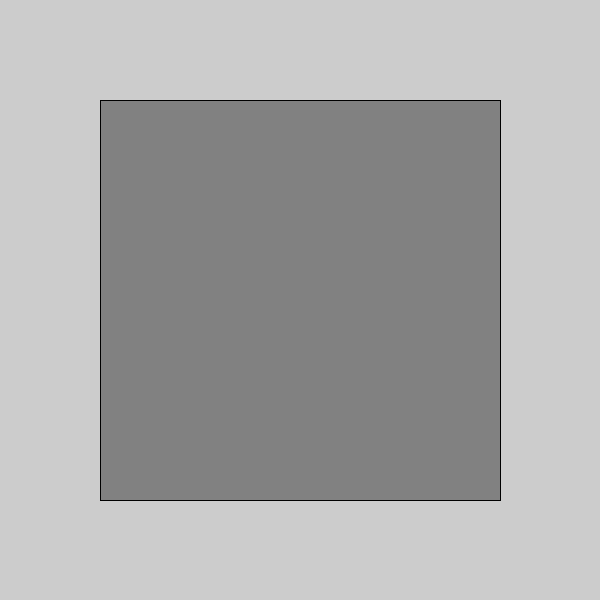
Frame 1 (no input)
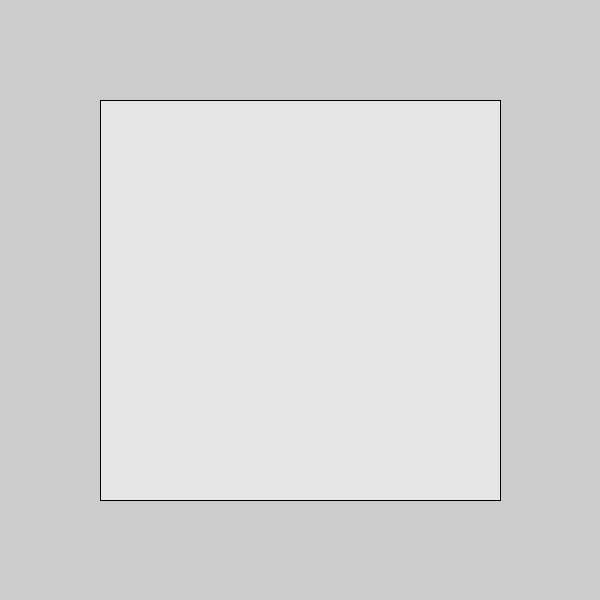
Frame 60 (the mouse pressed at the canvas centre just before this capture)
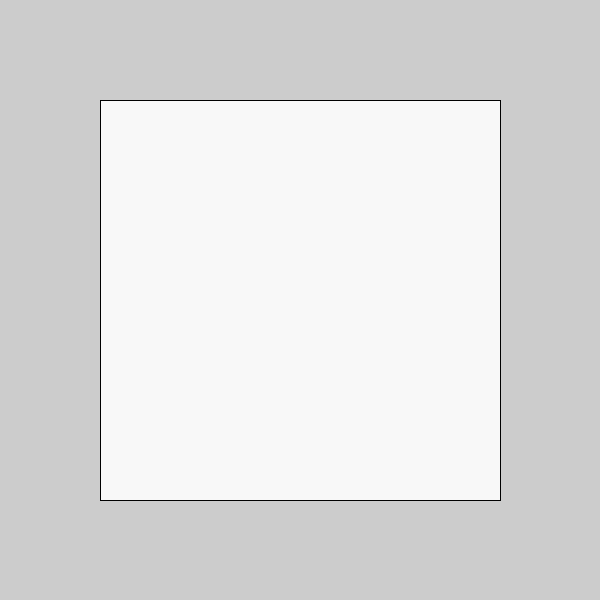
Frame 120 (the mouse held since frame 60 and released just before this capture)

The Processing sketch that drew these frames (run headless with seeded random() and noise(); from frame 60 on, the mouse is pressed at the canvas centre):

// Processing sketch: sketch_4
// ── sketch_4.pde
/*
this sketch uses an incrementation variable to change the
color of a rectangle from black to white.

replace the incrementation approach with a color transition
based on a sin() function for a smoother cycle.

remember that sin() returns a value from -1 to 1.
*/

//float incr = 1;
float c = 0;
float d;

void setup() {
  size(600, 600);
}

void draw() {
  //if (c > 255 || c < 0) {
  //  incr = -incr;
  //}
  //c += incr;
  
  c += TWO_PI/400;
  d = sin(c);
  fill(map(d, -1, 1, 0, 255));

  rect(100, 100, 400, 400);
}
